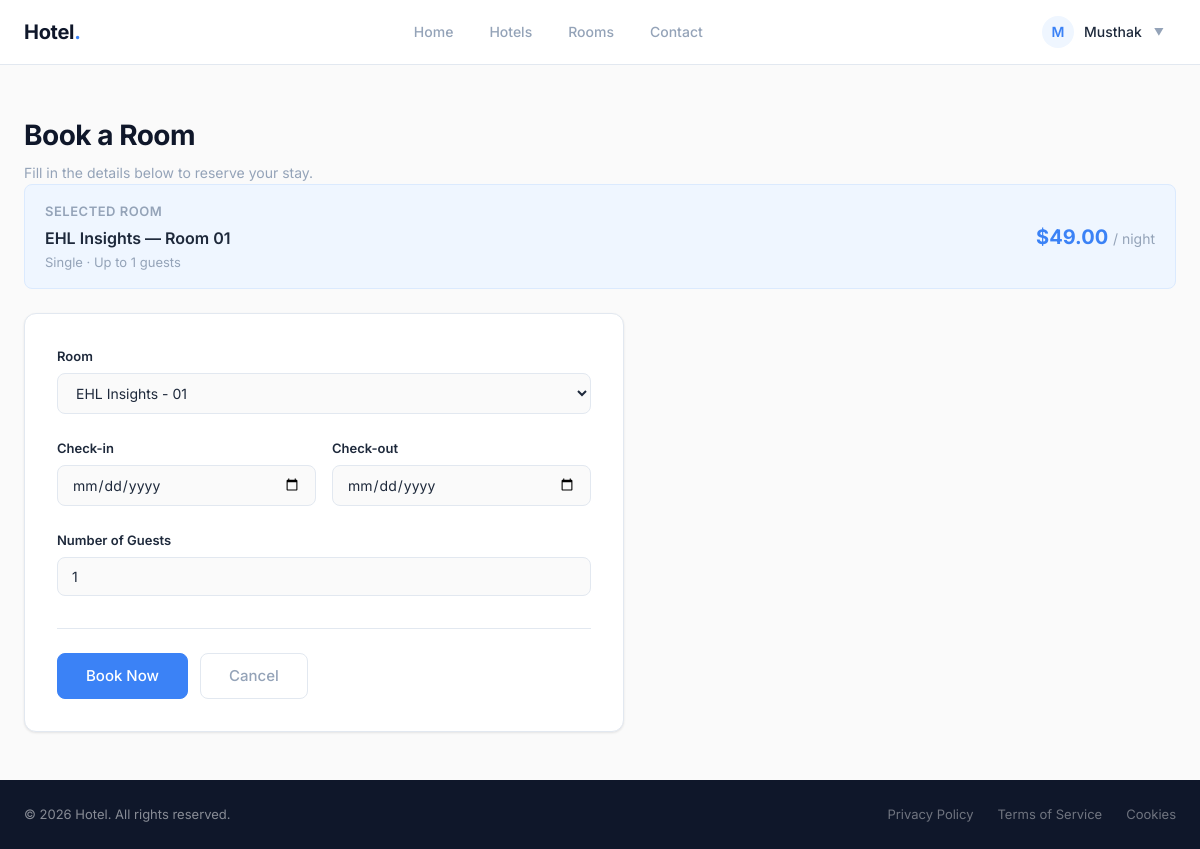
Page /bookings/create/?room=1 (signed in) on the committed database.
### accounts/models.py (models this page shows, shortened)
class CustomUser(AbstractUser):
    ROLE_CHOICES = (
        ("customer", "Customer"),
        ("owner", "Hotel Owner"),
    )
    email = models.EmailField(unique=True)
    phone_number = models.CharField(
        max_length=15,
        blank=True
    )
    role = models.CharField(
        max_length=20,
        choices=ROLE_CHOICES,
        default="customer"
    )
    USERNAME_FIELD = "email"
    REQUIRED_FIELDS = ["username"]

### rooms/models.py (models this page shows)
class Room(models.Model):
    ROOM_TYPES = (
        ("single", "Single"),
        ("double", "Double"),
        ("deluxe", "Deluxe"),
        ("suite", "Suite"),
        ("family", "Family"),
    )
    hotel = models.ForeignKey(
        Hotel,
        on_delete=models.CASCADE,
        related_name="rooms"
    )
    room_number = models.CharField(max_length=20)
    room_type = models.CharField(
        max_length=20,
        choices=ROOM_TYPES
    )
    description = models.TextField(blank=True)
    price_per_night = models.DecimalField(
        max_digits=10,
        decimal_places=2
    )
    capacity = models.PositiveIntegerField(default=1)
    total_rooms = models.PositiveIntegerField(default=1)
    available_rooms = models.PositiveIntegerField(default=1)
    image = models.ImageField(
        upload_to="rooms/",
        blank=True,
        null=True
    )
    is_available = models.BooleanField(default=True)
    created_at = models.DateTimeField(auto_now_add=True)
    updated_at = models.DateTimeField(auto_now=True)
    class Meta:
        ordering = ["-created_at"]
    def __str__(self):
        return f"{self.hotel.name} - {self.room_number}"

### hotels/models.py (models this page shows, shortened)
class Hotel(models.Model):
    owner = models.ForeignKey(
        CustomUser,
        on_delete=models.CASCADE,
        related_name="hotels"
    )
    name = models.CharField(max_length=200)
    description = models.TextField()
    address = models.TextField()
    city = models.CharField(max_length=100)
    country = models.CharField(max_length=100)
    phone_number = models.CharField(max_length=15, blank=True)
    email = models.EmailField(blank=True)
    image = models.ImageField(
        upload_to="hotels/",
        blank=True,
        null=True
    )
    is_active = models.BooleanField(default=True)
    created_at = models.DateTimeField(auto_now_add=True)
    updated_at = models.DateTimeField(auto_now=True)

### bookings/views.py (the view, shortened to what this page needs)
class BookingCreateView(
    LoginRequiredMixin,
    CreateView
):
    model = Booking
    form_class = BookingForm
    template_name = (
        "bookings/booking_form.html"
    )
    success_url = reverse_lazy(
        "bookings:booking_list"
    )
    def get_initial(self):
        initial = super().get_initial()
        room_id = self.request.GET.get("room")
        if room_id:
            try:
                room = Room.objects.get(pk=room_id)
                initial["room"] = room
            except Room.DoesNotExist:
                pass
        return initial
    def get_context_data(self, **kwargs):
        context = super().get_context_data(**kwargs)
        room_id = self.request.GET.get("room")
        if room_id:
            room = get_object_or_404(Room, pk=room_id)
            context["selected_room"] = room
        return context

### bookings/forms.py
class BookingForm(forms.ModelForm):
    class Meta:
        model = Booking
        fields = (
            "room",
            "check_in",
            "check_out",
            "guests",
        )
        widgets = {
            "room": forms.Select(attrs={"class": "form-control"}),
            "check_in": forms.DateInput(
                attrs={"type": "date", "class": "form-control"}
            ),
            "check_out": forms.DateInput(
                attrs={"type": "date", "class": "form-control"}
            ),
            "guests": forms.NumberInput(attrs={"class": "form-control"}),
        }

### bookings/templates/bookings/booking_form.html (shortened to what this page needs)
{% extends "base.html" %}
{% block content %}
<div class="container">
  <div class="form-page-header reveal">
    <h1>Book a Room</h1>
    <p>Fill in the details below to reserve your stay.</p>
  </div>
  {% if selected_room %}
  <div class="price-preview reveal" style="background:var(--accent-soft);border:1px solid var(--accent-light);border-radius:8px;padding:16px 20px;margin-bottom:24px;display:flex;align-items:center;justify-content:space-between;flex-wrap:wrap;gap:8px;">
    <div>
      <div style="font-size:13px;color:var(--text-muted);font-weight:600;text-transform:uppercase;letter-spacing:0.5px;margin-bottom:4px;">Selected Room</div>
      <div style="font-weight:600;color:var(--text);">{{ selected_room.hotel.name }} — Room {{ selected_room.room_number }}</div>
      <div style="font-size:13px;color:var(--text-muted);">{{ selected_room.get_room_type_display }} &middot; Up to {{ selected_room.capacity }} guests</div>
    </div>
    <div class="amount" style="font-size:20px;font-weight:700;color:var(--accent);">${{ selected_room.price_per_night }} <span style="font-size:14px;font-weight:400;color:var(--text-muted);">/ night</span></div>
  </div>
  {% endif %}
  <div class="form-card reveal">
    <form method="post">
      <div class="field-group">
        <label for="{{ form.room.id_for_label }}">Room</label>
        {{ form.room }}
      </div>
      <div class="form-row-2">
        <div class="field-group">
          <label for="{{ form.check_in.id_for_label }}">Check-in</label>
          {{ form.check_in }}
        </div>
        <div class="field-group">
          <label for="{{ form.check_out.id_for_label }}">Check-out</label>
          {{ form.check_out }}
        </div>
      </div>
      <div class="field-group">
        <label for="{{ form.guests.id_for_label }}">Number of Guests</label>
        {{ form.guests }}
      </div>
      <div class="form-actions">
        <button type="submit" class="btn btn-primary">Book Now</button>
        <a href="{% url 'bookings:booking_list' %}" class="btn btn-secondary">Cancel</a>
      </div>
    </form>
  </div>
</div>
{% endblock content %}

### templates/base.html (shortened to what this page needs)
<!doctype html>
<html lang="en">
  <head>
  </head>
  <body>
    <nav>
      <div class="container">
        <a href="{% url 'home' %}" class="logo">Hotel<span>.</span></a>
        <ul class="nav-links">
          <li>
            <a
              href="{% url 'home' %}"
              class="{% if request.path == '/' %}active{% endif %}"
              >Home</a
            >
          </li>
          <li>
            <a
              href="{% url 'hotels:hotel_list' %}"
              class="{% if '/hotels/' in request.path %}active{% endif %}"
              >Hotels</a
            >
          </li>
          <li>
            <a
              href="{% url 'rooms:room_list' %}"
              class="{% if '/rooms/' in request.path %}active{% endif %}"
              >Rooms</a
            >
          </li>
          <li><a href="{% url 'contact' %}" class="{% if '/accounts/contact/' in request.path %}active{% endif %}">Contact</a></li>
        </ul>
        <div class="nav-actions">
          {% if user.is_authenticated %}
          <div class="user-menu" id="userMenu">
            <div class="user-badge" id="userToggle">
              <span class="avatar">{{ user.username|first|upper }}</span>
              <span>{{ user.username }}</span>
              <span class="chevron" id="chevron">&#9660;</span>
            </div>
          </div>
          {% else %}
          <a href="{% url 'login' %}" class="btn">Log in</a>
          <a href="{% url 'signup' %}" class="btn btn-primary">Sign up</a>
          {% endif %}
        </div>
      </div>
    </nav>
    <main class="fade-in">
       {% block content %}{% endblock content %}
    </main>
    <footer>
      <div class="container">
        <div class="footer-inner">
          <p>&copy; {% now "Y" %} Hotel. All rights reserved.</p>
          <div class="footer-links">
            <a href="#">Privacy Policy</a>
            <a href="#">Terms of Service</a>
            <a href="#">Cookies</a>
          </div>
        </div>
      </div>
    </footer>
  </body>
</html>

### rows in the picture
CustomUser: username|first "M", username "Musthak"
Room: hotel.name "EHL Insights", room_number "01", room_type "Single", capacity "1", price_per_night "49.00"
